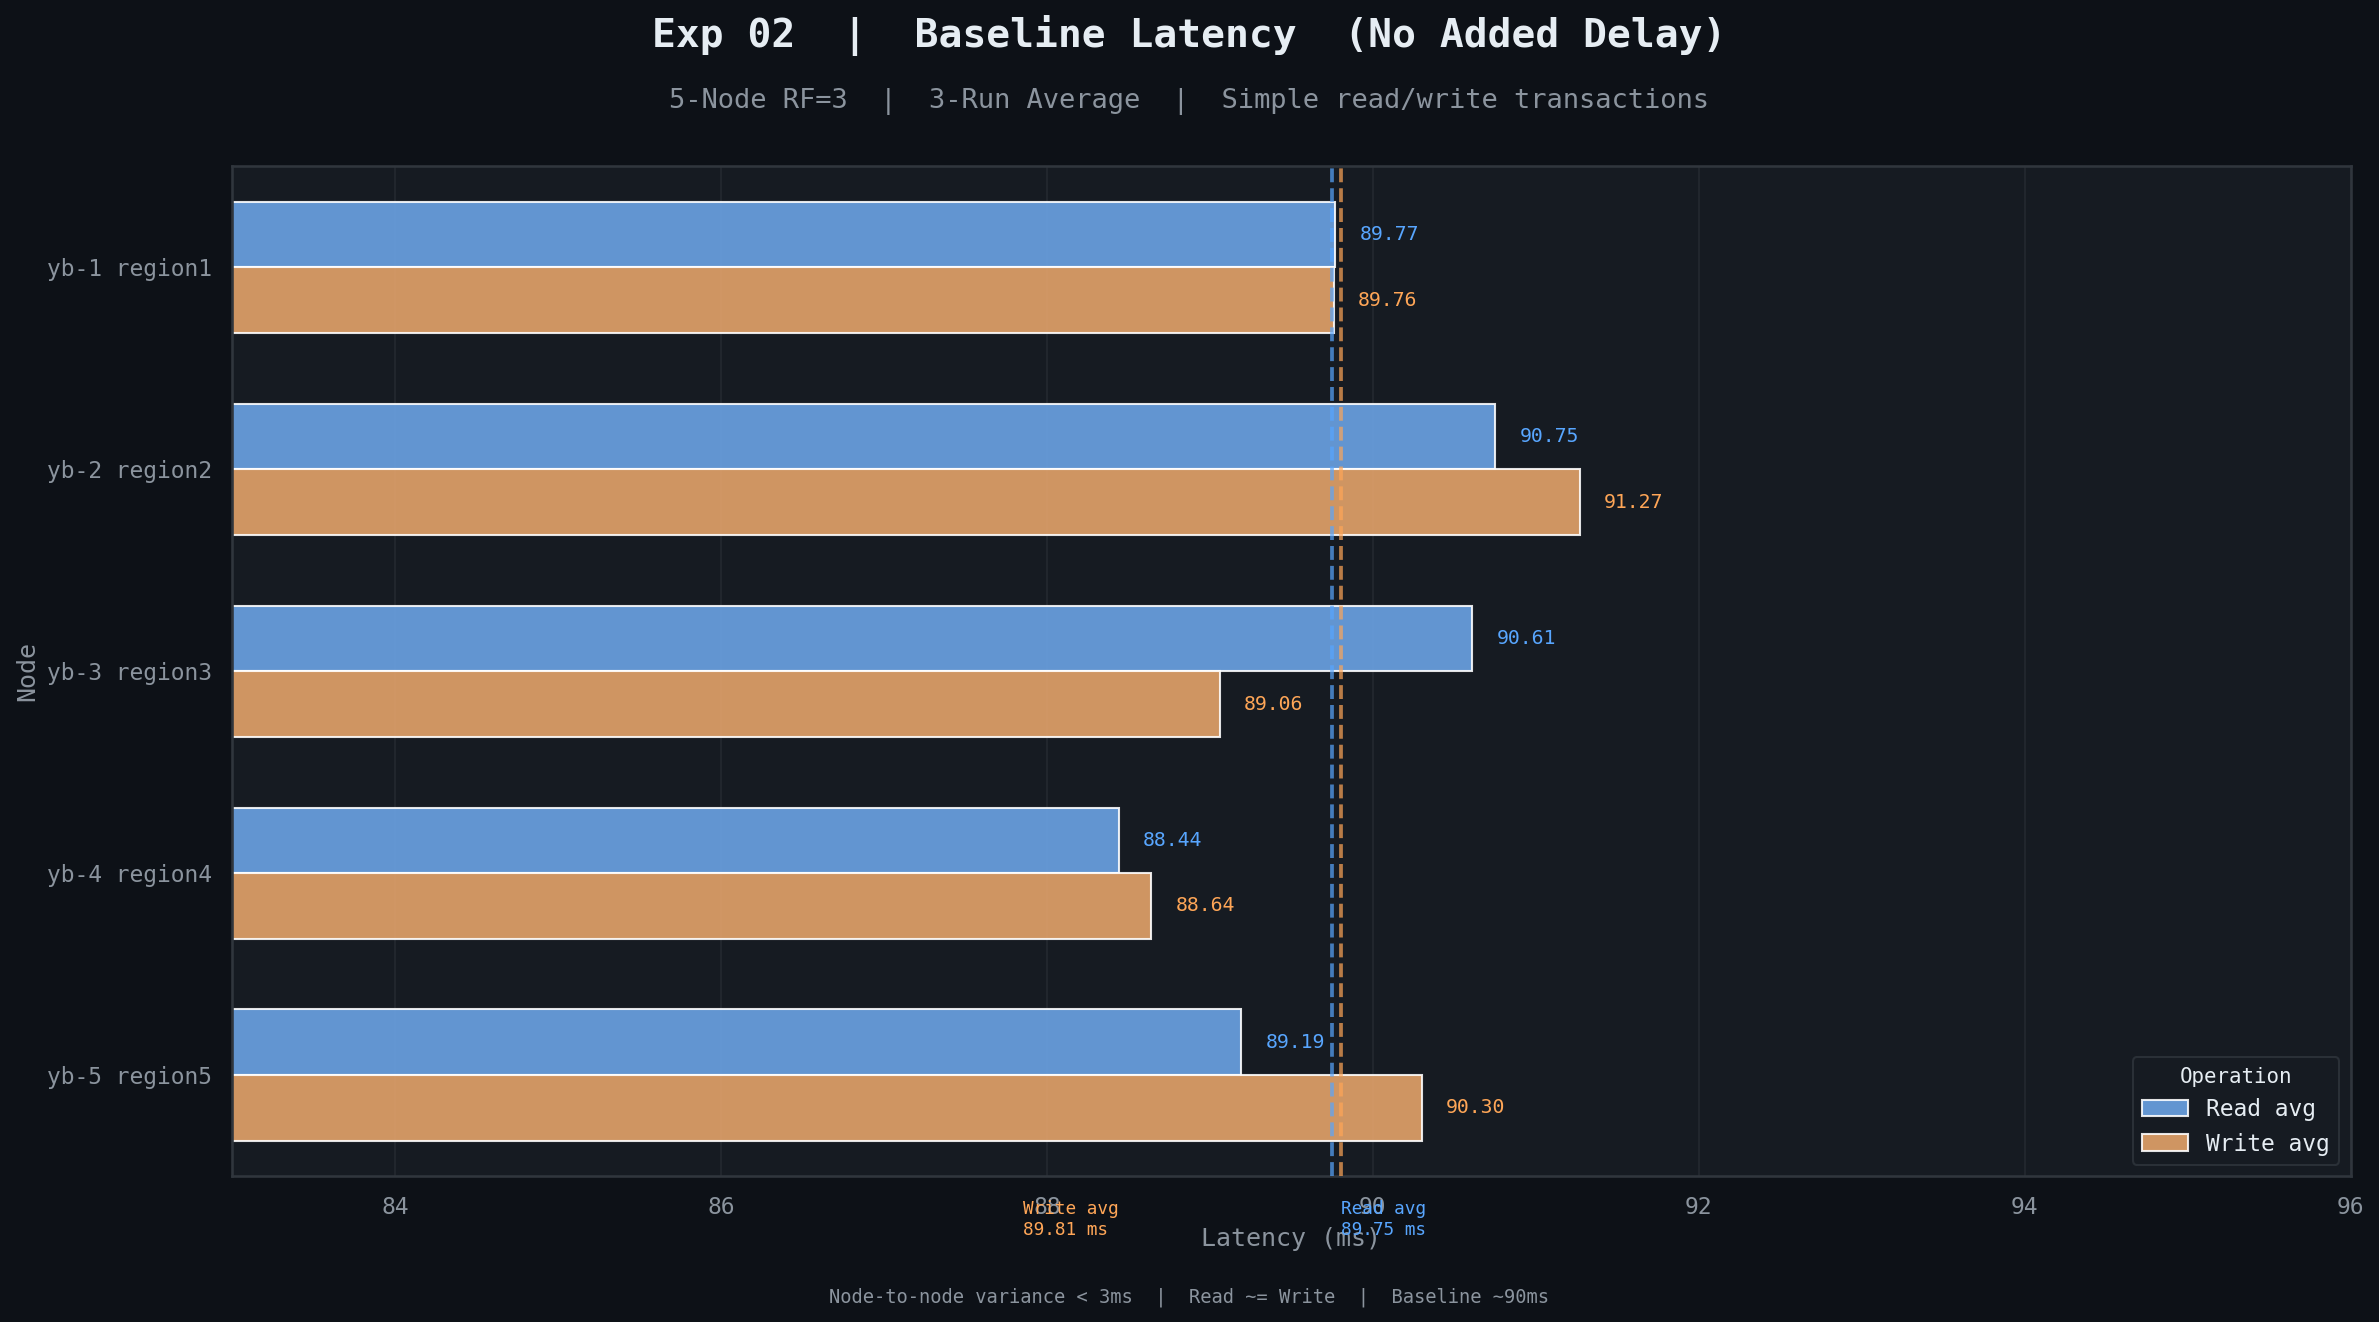

The Python source for this figure:
"""Exp 02 — Baseline Latency"""
import seaborn as sns
import matplotlib.pyplot as plt
import pandas as pd
import numpy as np

BG, PANEL = '#0d1117', '#161b22'
TEXT, MUTED, BORDER = '#e6edf3', '#8b949e', '#30363d'
BLUE, ORANGE = '#58a6ff', '#ffa657'

RC = {
    'axes.facecolor': PANEL, 'figure.facecolor': BG,
    'axes.edgecolor': BORDER, 'grid.color': '#21262d',
    'text.color': TEXT, 'axes.labelcolor': MUTED,
    'xtick.color': MUTED, 'ytick.color': MUTED,
    'legend.facecolor': PANEL, 'legend.edgecolor': BORDER,
    'legend.labelcolor': TEXT, 'axes.unicode_minus': False,
    'font.family': 'monospace', 'font.size': 11,
}
sns.set_theme(style='darkgrid', palette=[BLUE, ORANGE], rc=RC)

nodes  = ['yb-1 region1', 'yb-2 region2', 'yb-3 region3', 'yb-4 region4', 'yb-5 region5']
reads  = [89.77, 90.75, 90.61, 88.44, 89.19]
writes = [89.76, 91.27, 89.06, 88.64, 90.30]

rows = []
for node, r, w in zip(nodes, reads, writes):
    rows.append({'Node': node, 'Latency (ms)': r, 'Type': 'Read avg'})
    rows.append({'Node': node, 'Latency (ms)': w, 'Type': 'Write avg'})
df = pd.DataFrame(rows)

fig, ax = plt.subplots(figsize=(16, 9), facecolor=BG)
ax.set_facecolor(PANEL)
for sp in ax.spines.values(): sp.set_edgecolor(BORDER)

sns.barplot(data=df, y='Node', x='Latency (ms)', hue='Type',
            palette=[BLUE, ORANGE], orient='h', ax=ax,
            errorbar=None, width=0.65, alpha=0.88)

for i, p in enumerate(ax.patches):
    v = p.get_width()
    if v > 1:
        ax.text(v + 0.15, p.get_y() + p.get_height() / 2,
                f'{v:.2f}', va='center', fontsize=9.5,
                color=BLUE if i < len(nodes) else ORANGE)

avg_r, avg_w = np.mean(reads), np.mean(writes)
ax.axvline(avg_r, color=BLUE,   lw=1.8, ls='--', alpha=0.7, zorder=5)
ax.axvline(avg_w, color=ORANGE, lw=1.8, ls='--', alpha=0.7, zorder=5)
ax.text(avg_r + 0.05, 4.62, f'Read avg\n{avg_r:.2f} ms', color=BLUE,   fontsize=8.5, va='top')
ax.text(avg_w - 1.95, 4.62, f'Write avg\n{avg_w:.2f} ms', color=ORANGE, fontsize=8.5, va='top')

ax.set_xlim(83, 96)
ax.set_xlabel('Latency (ms)', color=MUTED, fontsize=12)
ax.set_ylabel('Node', color=MUTED, fontsize=12)
ax.legend(title='Operation', fontsize=11, title_fontsize=10, loc='lower right')

fig.text(0.5, 0.96, 'Exp 02  |  Baseline Latency  (No Added Delay)',
         ha='center', fontsize=19, fontweight='bold', color=TEXT)
fig.text(0.5, 0.915, '5-Node RF=3  |  3-Run Average  |  Simple read/write transactions',
         ha='center', fontsize=13, color=MUTED)
fig.text(0.5, 0.03,
    'Node-to-node variance < 3ms  |  Read ~= Write  |  Baseline ~90ms',
    ha='center', fontsize=9, color=MUTED)

plt.tight_layout(rect=[0, 0.05, 1, 0.89])
plt.savefig('phase2_baseline_latency.png', dpi=150, bbox_inches='tight', facecolor=BG)
plt.show()
print("Saved: phase2_baseline_latency.png")
